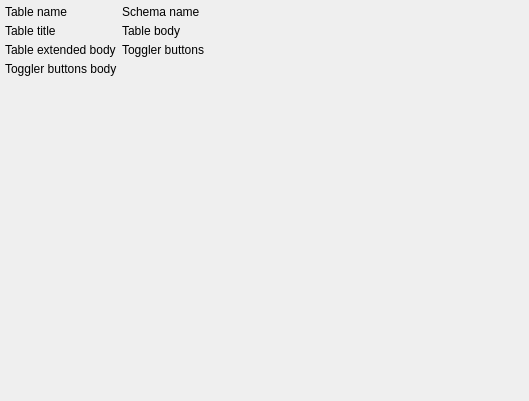
<?xml version="1.0" encoding="UTF-8"?>
<ui version="4.0">
 <class>TagWidget</class>
 <widget class="QWidget" name="TagWidget">
  <property name="geometry">
   <rect>
    <x>0</x>
    <y>0</y>
    <width>529</width>
    <height>401</height>
   </rect>
  </property>
  <layout class="QVBoxLayout" name="verticalLayout_8">
   <property name="spacing">
    <number>5</number>
   </property>
   <property name="leftMargin">
    <number>5</number>
   </property>
   <property name="topMargin">
    <number>5</number>
   </property>
   <property name="rightMargin">
    <number>5</number>
   </property>
   <property name="bottomMargin">
    <number>5</number>
   </property>
   <item>
    <layout class="QGridLayout" name="gridLayout">
     <property name="spacing">
      <number>5</number>
     </property>
     <item row="3" column="0">
      <layout class="QVBoxLayout" name="toggler_body_lt">
       <property name="spacing">
        <number>5</number>
       </property>
       <item>
        <widget class="QLabel" name="toggler_body_lbl">
         <property name="text">
          <string>Toggler buttons body</string>
         </property>
        </widget>
       </item>
      </layout>
     </item>
     <item row="1" column="1">
      <layout class="QVBoxLayout" name="body_lt">
       <property name="spacing">
        <number>5</number>
       </property>
       <item>
        <widget class="QLabel" name="body_lbl">
         <property name="text">
          <string>Table body</string>
         </property>
        </widget>
       </item>
      </layout>
     </item>
     <item row="0" column="0">
      <layout class="QVBoxLayout" name="tab_name_lt">
       <property name="spacing">
        <number>5</number>
       </property>
       <item>
        <widget class="QLabel" name="tab_name_lbl">
         <property name="text">
          <string>Table name</string>
         </property>
        </widget>
       </item>
      </layout>
     </item>
     <item row="2" column="0">
      <layout class="QVBoxLayout" name="extbody_lt">
       <property name="spacing">
        <number>5</number>
       </property>
       <item>
        <widget class="QLabel" name="extbody_lbl">
         <property name="text">
          <string>Table extended body</string>
         </property>
        </widget>
       </item>
      </layout>
     </item>
     <item row="0" column="2" rowspan="4">
      <spacer name="horizontalSpacer">
       <property name="orientation">
        <enum>Qt::Orientation::Horizontal</enum>
       </property>
       <property name="sizeHint" stdset="0">
        <size>
         <width>40</width>
         <height>20</height>
        </size>
       </property>
      </spacer>
     </item>
     <item row="2" column="1">
      <layout class="QVBoxLayout" name="toggler_btns_lt">
       <property name="spacing">
        <number>5</number>
       </property>
       <item>
        <widget class="QLabel" name="toggler_btns_lbl">
         <property name="text">
          <string>Toggler buttons</string>
         </property>
        </widget>
       </item>
      </layout>
     </item>
     <item row="0" column="1">
      <layout class="QVBoxLayout" name="sch_name_lt">
       <property name="spacing">
        <number>5</number>
       </property>
       <item>
        <widget class="QLabel" name="sch_name_lbl">
         <property name="text">
          <string>Schema name</string>
         </property>
        </widget>
       </item>
      </layout>
     </item>
     <item row="1" column="0">
      <layout class="QVBoxLayout" name="title_lt">
       <property name="spacing">
        <number>5</number>
       </property>
       <item>
        <widget class="QLabel" name="title_lbl">
         <property name="text">
          <string>Table title</string>
         </property>
        </widget>
       </item>
      </layout>
     </item>
     <item row="4" column="0" colspan="3">
      <spacer name="verticalSpacer">
       <property name="orientation">
        <enum>Qt::Orientation::Vertical</enum>
       </property>
       <property name="sizeHint" stdset="0">
        <size>
         <width>17</width>
         <height>267</height>
        </size>
       </property>
      </spacer>
     </item>
    </layout>
   </item>
  </layout>
 </widget>
 <resources/>
 <connections/>
</ui>
